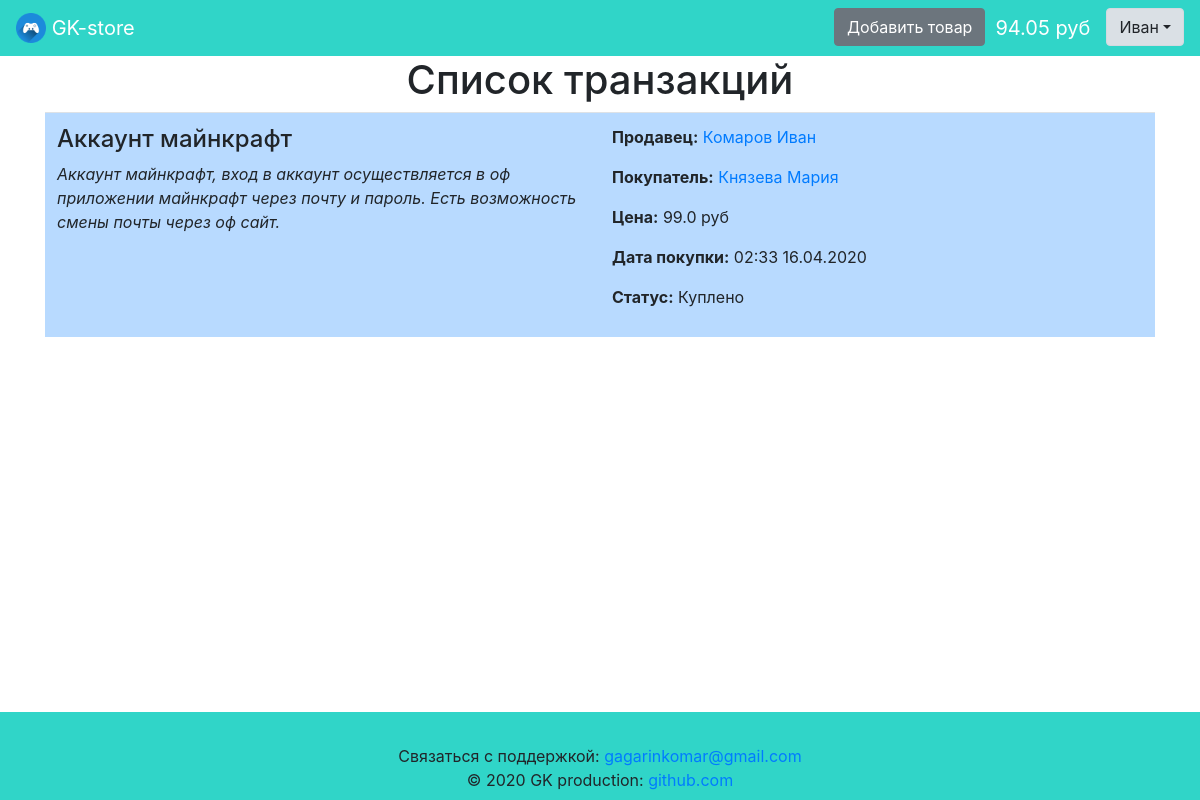
Before: /transactions/ (signed in) with the older database file.
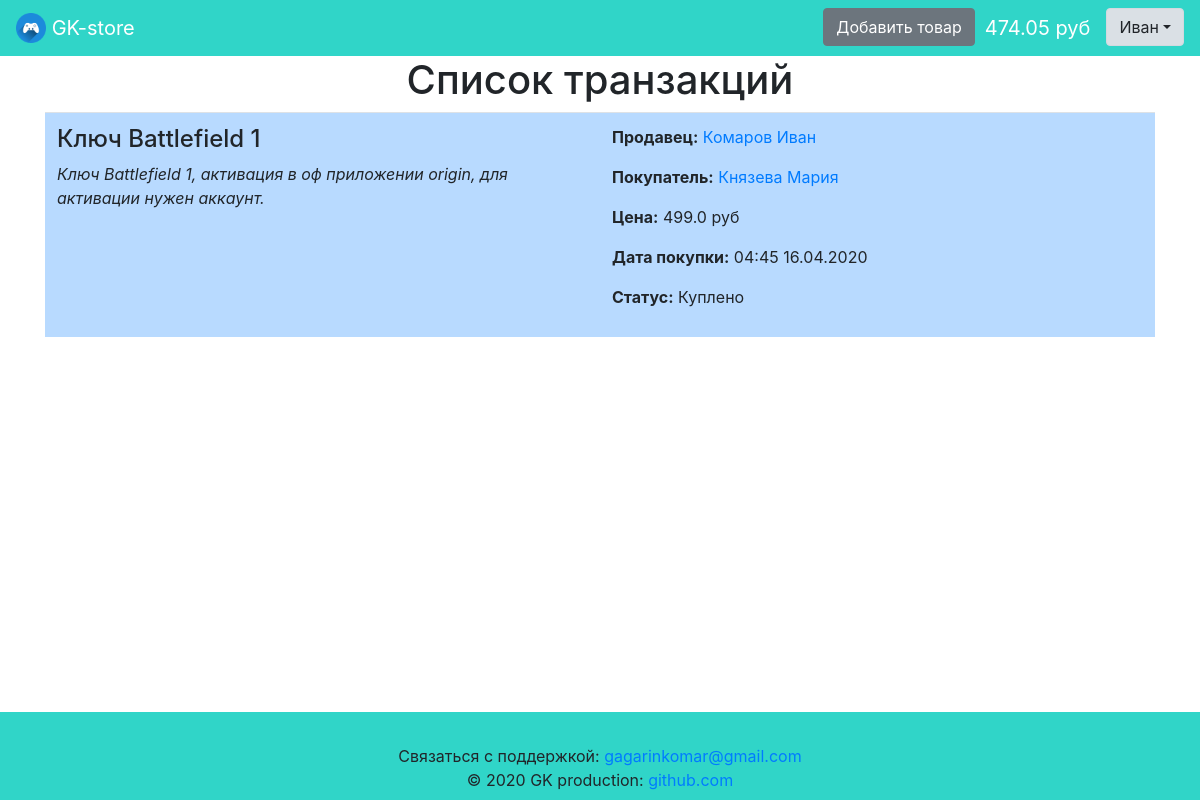
After: the same page with the newer database file.
### data/users.py (models this page shows, shortened)
class User(SqlAlchemyBase, UserMixin):
    __tablename__ = 'users'
    id = sqlalchemy.Column(sqlalchemy.Integer,
                           primary_key=True, autoincrement=True)
    name = sqlalchemy.Column(sqlalchemy.String)
    surname = sqlalchemy.Column(sqlalchemy.String, default='')
    about = sqlalchemy.Column(sqlalchemy.String,
                              default='Информация отсутствует.')
    phone_number = sqlalchemy.Column(sqlalchemy.String, default='Не указан.')
    email = sqlalchemy.Column(sqlalchemy.String, index=True, unique=True)
    balance = sqlalchemy.Column(sqlalchemy.Float, default=0)
    permission = sqlalchemy.Column(sqlalchemy.String)
    sum_rating = sqlalchemy.Column(sqlalchemy.Integer, default=0)
    count_rating = sqlalchemy.Column(sqlalchemy.Integer, default=0)
    hashed_password = sqlalchemy.Column(sqlalchemy.String)
    created_date = sqlalchemy.Column(sqlalchemy.DateTime,
                                     default=datetime.datetime.now)
    last_changed_date = sqlalchemy.Column(sqlalchemy.DateTime,
                                     default=datetime.datetime.now)
    avatar_source = sqlalchemy.Column(sqlalchemy.String,
                                      default='default_avatar.png')
    count_transactions = sqlalchemy.Column(sqlalchemy.Integer, default=0)
    products = orm.relation('Product', back_populates='user')
    if permission == 'seller':
        transactions = orm.relation('Transaction', back_populates='seller')
    elif permission == 'buyer':
        transactions = orm.relation('Transaction', back_populates='buyer')

### data/transactions.py (models this page shows)
class Transaction(SqlAlchemyBase):
    __tablename__ = 'transactions'
    id = sqlalchemy.Column(sqlalchemy.Integer,
                           primary_key=True, autoincrement=True)
    seller_id = sqlalchemy.Column(sqlalchemy.Integer,
                                sqlalchemy.ForeignKey('users.id'))
    buyer_id = sqlalchemy.Column(sqlalchemy.Integer,
                                sqlalchemy.ForeignKey('users.id'))
    product_id = sqlalchemy.Column(sqlalchemy.Integer,
                                 sqlalchemy.ForeignKey('products.id'))
    status = sqlalchemy.Column(sqlalchemy.String)
    date = sqlalchemy.Column(sqlalchemy.DateTime,
                             default=datetime.datetime.now)
    price = sqlalchemy.Column(sqlalchemy.Float)
    estimate_seller = sqlalchemy.Column(sqlalchemy.Integer, default=0)
    estimate_buyer = sqlalchemy.Column(sqlalchemy.Integer, default=0)
    seller = orm.relationship('User', foreign_keys='Transaction.seller_id')
    buyer = orm.relationship('User', foreign_keys='Transaction.buyer_id')
    product = orm.relation('Product')

### data/products.py (models this page shows)
class Product(SqlAlchemyBase):
    __tablename__ = 'products'
    id = sqlalchemy.Column(sqlalchemy.Integer,
                           primary_key=True, autoincrement=True)
    user_id = sqlalchemy.Column(sqlalchemy.Integer,
                                sqlalchemy.ForeignKey('users.id'))
    title = sqlalchemy.Column(sqlalchemy.String)
    short_about = sqlalchemy.Column(sqlalchemy.String)
    about = sqlalchemy.Column(sqlalchemy.String)
    price = sqlalchemy.Column(sqlalchemy.Float)
    purchased_content = sqlalchemy.Column(sqlalchemy.String)
    is_published = sqlalchemy.Column(sqlalchemy.Boolean, default=True)
    is_sold = sqlalchemy.Column(sqlalchemy.Boolean, default=False)
    is_checked = sqlalchemy.Column(sqlalchemy.Boolean, default=False)
    created_date = sqlalchemy.Column(sqlalchemy.DateTime,
                                     default=datetime.datetime.now)
    checked_date = sqlalchemy.Column(sqlalchemy.DateTime,
                                     nullable=True)
    image_source = sqlalchemy.Column(sqlalchemy.String,
                                     default='default_image.png')
    last_changed_date = sqlalchemy.Column(sqlalchemy.DateTime,
                                     default=datetime.datetime.now)
    user = orm.relation('User')
    categories = orm.relation('Category',
                              secondary='product_to_category',
                              backref='products')
    transactions = orm.relation('Transaction', back_populates='product')

### app.py (the view)
@app.route('/transactions/')
@login_required
def transactions():
    session = db_session.create_session()
    if current_user.permission == 'admin':
        transactions = session.query(Transaction).all()
    else:
        transactions = session.query(Transaction).filter((Transaction.buyer_id == current_user.id) | (Transaction.seller_id == current_user.id))
    return render_template('transactions.html', transactions=transactions)

### app.py (called while the page is built)
@login_manager.user_loader
def load_user(user_id):
    session = db_session.create_session()
    return session.query(User).get(user_id)

### data/db_session.py (called while the page is built)
def create_session() -> Session:
    global __factory
    return __factory()

### templates/transactions.html (shortened to what this page needs)
{% extends "base.html" %}
{% block content %}
    <h1 align="center" >Список транзакций</h1>
        <table class="table">
            {% for transaction in transactions %}
            <tr class="table-row" data-href="/transaction_about/{{ transaction.id }}">
                <td class="table-primary" width="50%">
                    <h4 >{{ transaction.product.title }}</h4>
                    <p><i>{{ transaction.product.about }}</i></p>
                </td>
                <td class="table-primary">
                    <p><b>Продавец:</b> <a href="/user_about/{{ transaction.seller_id }}">{% if transaction.seller.surname %}{{ transaction.seller.surname }} {% endif %}{{ transaction.seller.name }}</a></p>
                    <p><b>Покупатель:</b> <a href="/user_about/{{ transaction.buyer_id }}">{% if transaction.buyer.surname %}{{ transaction.buyer.surname }} {% endif %}{{ transaction.buyer.name }}</a></p>
                    <p><b>Цена:</b> {{ transaction.price }} руб</p>
                    <p><b>Дата покупки:</b> {{ transaction.date.strftime('%H:%M %d.%m.%Y') }}</p>
                    <p><b>Статус:</b> {{ transaction.status }}</p>
                </td>
            </tr>
            {% endfor %}
        </table>
{% endblock %}

### templates/base.html (shortened to what this page needs)
<!doctype html>
<html lang="ru">
<head>
    {% block head %}
    <link rel="stylesheet"
          href="https://stackpath.bootstrapcdn.com/bootstrap/4.4.1/css/bootstrap.min.css"
>
    <link rel="stylesheet" type="text/css" href="{{ url_for('static', filename='css/style.css') }}" />
    {% endblock %}
</head>
<body>
<div class="wrapper">
    <div class="content">
        <header>
            <nav class="navbar navbar-dark navbar-expand" style="background-color: #30D5C8;">
                <a class="navbar-brand" href="/">
                    <img src="/static/img/logo.png" width="30" height="30" class="d-inline-block align-top" alt="">
                    GK-store
                </a>
                {% if current_user.is_authenticated %}
                    <p>
                        <ul class="navbar-nav ml-auto">
                        {% if current_user.permission == 'seller' %}
                            <li class="nav-item"><a href="/product" class="btn btn-secondary">Добавить товар</a></li>
                        {% endif %}
                        <li class="nav-item"><a class="navbar-brand padding-left" href="/balance">{{ current_user.balance|round(2) }} руб</a></li>
                        <li class="nav-item">
                            <div class="dropdown show">
                                <a class="btn btn-light dropdown-toggle"  data-toggle="dropdown">{{ current_user.name }}</a>
                            </div>
                        </li>
                        </ul>
                    </p>
                {% endif %}
            </nav>
        </header>
        <main role="main" class="container wrapper">
            {% block content %}{% endblock %}
        </main>
    </div>
    <div class="footer">
        <footer class="page-footer font-small pt-4" style="background-color: #30D5C8;">
            <div class="footer-copyright text-center py-2">
                Связаться с поддержкой:
                <a href="mailto:gagarinkomar@gmail.com?subject=Нужна помощь по GK-store">gagarinkomar@gmail.com</a><br>
                © 2020 GK production:
                <a href="https://github.com/gagarinkomar/">github.com</a>
            </div>
        </footer>
    </div>
</div>
</body>
</html>

Changed rows visible on the page:
changed User "Иван": balance "94.05" → "474.05"
changed Transaction "Куплено": product "Аккаунт майнкрафт" → "Ключ Battlefield 1"; product.about "Аккаунт майнкрафт, вход в аккаунт осуществляется в оф приложении майнкрафт через почту и пароль. Есть возможность смены почты через оф сайт." → "Ключ Battlefield 1, активация в оф приложении origin, для активации нужен аккаунт."; price "99.0" → "499.0"; date "02:33 16.04.2020" → "04:45 16.04.2020"
